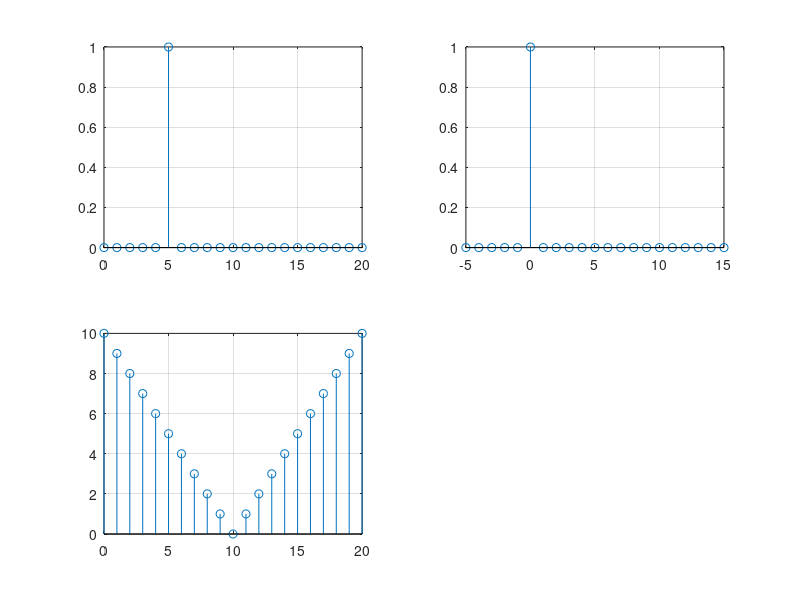

Write MATLAB code to recreate this figure.
z=[0,0,0,0,0,1,0,0,0,0,0,0,0,0,0,0,0,0,0,0,0];
subplot(2,2,1)
n=0:20;
stem(n,z),grid

subplot(2,2,2)
z=[0,0,0,0,0,1,0,0,0,0,0,0,0,0,0,0,0,0,0,0,0];
m=-5:15;
stem(m,z),grid

subplot(2,2,3)
n=0:20;
t=abs(10-n);
stem(n,t),grid